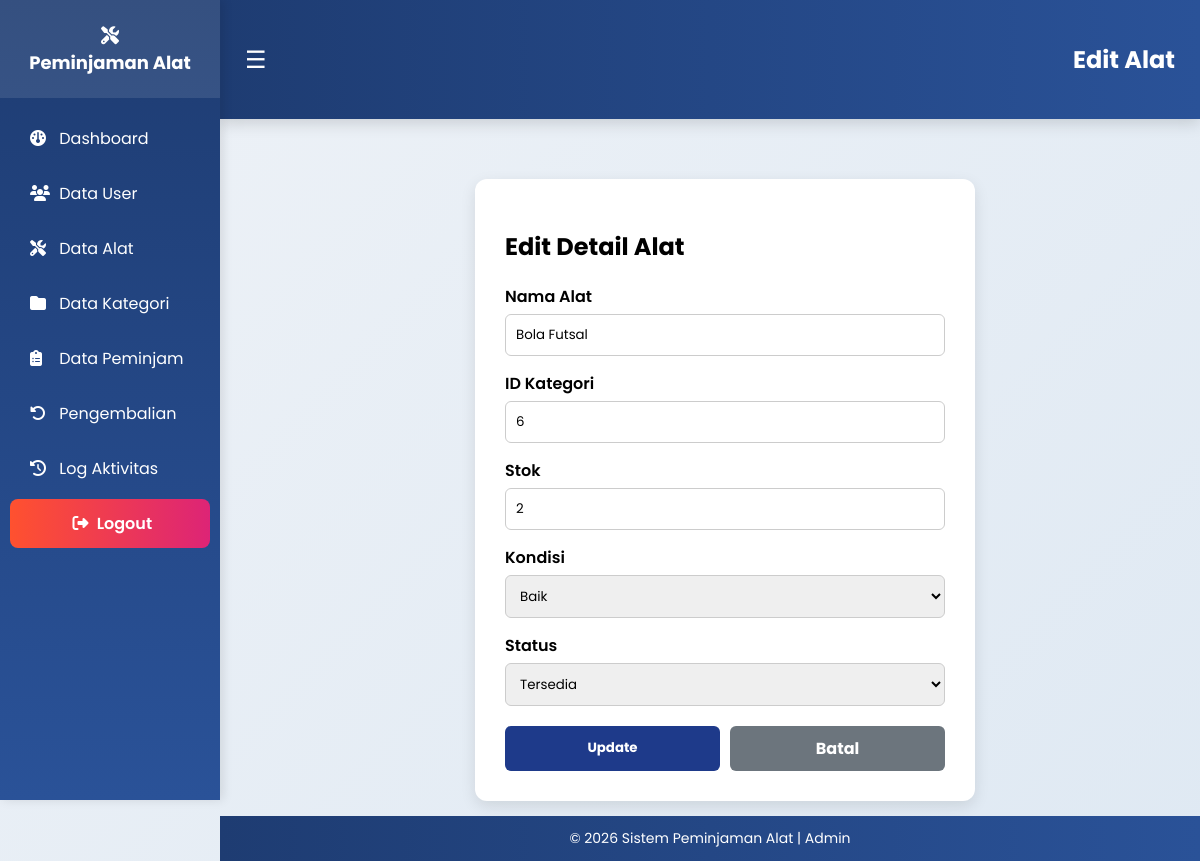
The app's page /views/admin/alat/edit_alat.php?id=35 (signed in), older data.
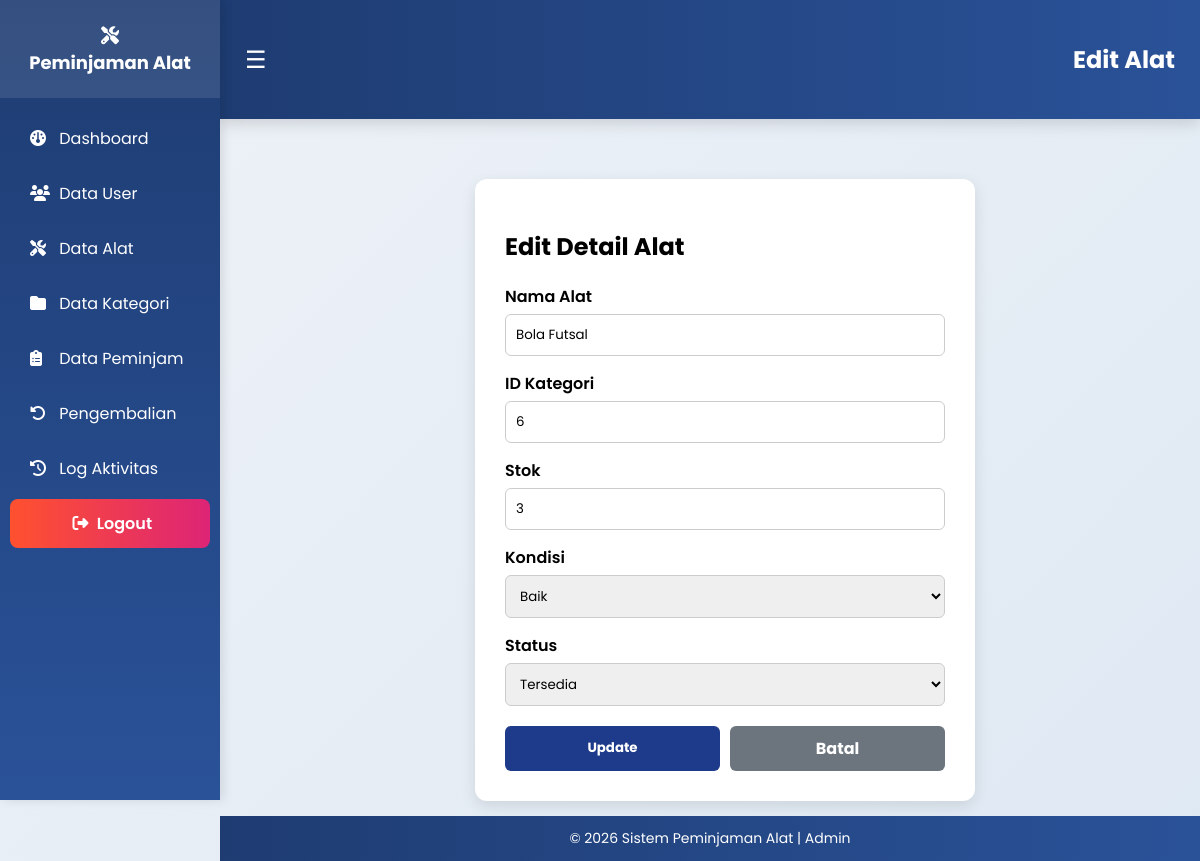
The same page, newer data.
### tables this page shows
CREATE TABLE `alat` (
  `id_alat` int NOT NULL,
  `nama_alat` varchar(100) DEFAULT NULL,
  `id_kategori` int DEFAULT NULL,
  `stok` int DEFAULT NULL,
  `kondisi` enum('baik','rusak') DEFAULT NULL,
  `status` enum('tersedia','dipinjam','tidak tersedia') DEFAULT 'tersedia'
);

### models/m_koneksi.php (called while the page is built, shortened)
<?php
class m_koneksi{
    private $host = "localhost",
        $username = "root",
        $pass = "",
        $db = "ukk_1_muhamadfareski";
    function __construct() {
        $this->koneksi = mysqli_connect($this->host, $this->username, $this->pass, $this->db);
    }
}
?>

### models/m_alat.php (called while the page is built, shortened)
<?php
include_once __DIR__ . "/m_koneksi.php";
class m_alat {
    private $koneksi;
    public function __construct(){
        $db = new m_koneksi();
        $this->koneksi = $db->koneksi;
    }
    public function getById($id){
        $id = mysqli_real_escape_string($this->koneksi, $id);
        $sql = "SELECT * FROM alat WHERE id_alat='$id'";
        return mysqli_query($this->koneksi, $sql);
    }
}

### controllers/c_alat.php (called while the page is built, shortened)
<?php
include_once __DIR__ . "/../models/m_alat.php";
class c_alat {
    public $model;
    public function __construct(){
        $this->model = new m_alat();
    }
    public function show($id){
        return $this->model->getById($id);
    }
}

### views/admin/alat/edit_alat.php (the view, shortened to what this page needs)
<?php
include_once __DIR__ . '/../../../controllers/c_alat.php';
$controller = new c_alat();
$id = isset($_GET['id']) ? $_GET['id'] : 0;
$data = $controller->show($id);
$row = ($data) ? mysqli_fetch_assoc($data) : null;
?>
<?php include __DIR__ . '/../../layouts/header.php'; ?>
<?php include __DIR__ . '/../../layouts/sidebar.php'; ?>
<div class="header">
    <span class="menu-btn" onclick="toggleMenu()">☰</span>
    <h2>Edit Alat</h2>
</div>
<div class="container">
    <div class="form-card">
        <form method="POST" action="">
            <h2>Edit Detail Alat</h2>
            <label>Nama Alat</label>
            <input type="text" name="nama_alat" value="<?= htmlspecialchars($row['nama_alat']); ?>" required>
            <label>ID Kategori</label>
            <input type="number" name="id_kategori" value="<?= htmlspecialchars($row['id_kategori']); ?>" required>
            <label>Stok</label>
            <input type="number" name="stok" value="<?= htmlspecialchars($row['stok']); ?>" required>
            <label>Kondisi</label>
            <select name="kondisi">
                <option value="Baik" <?= ($row['kondisi']=='Baik') ? 'selected' : ''; ?>>Baik</option>
            </select>
            <label>Status</label>
            <select name="status">
                <option value="Tersedia" <?= ($row['status']=='Tersedia') ? 'selected' : ''; ?>>Tersedia</option>
            </select>
            <div class="form-buttons">
                <button type="submit" name="update">Update</button>
                <a href="tampil_data_alat.php" class="btn-cancel">Batal</a>
            </div>
        </form>
    </div>
</div>
<?php include __DIR__ . '/../../layouts/footer.php'; ?>

Row changes from the older to the newer data that the page shows:
changed alat "Bola Futsal": stok "2" → "3"
